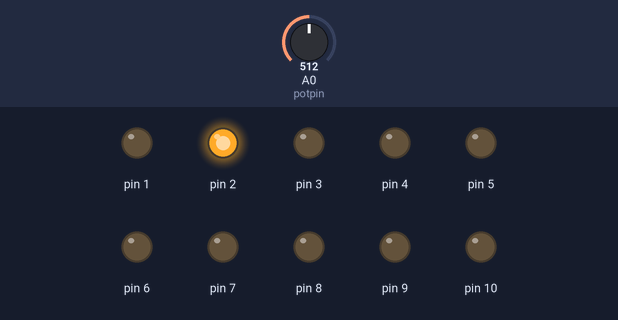
The sketch below on a simulated Arduino Uno, built with avr-gcc and run on an emulated ATmega328P. Shown: output pins drawn as LEDs (lit = HIGH). The inputs (shaded band) are chosen by the test bench; at power-on: A0 (potpin) = 512.

Above: at 11.8 s.
11.9 s: A0 (potpin) set to 0
At 22.8 s:
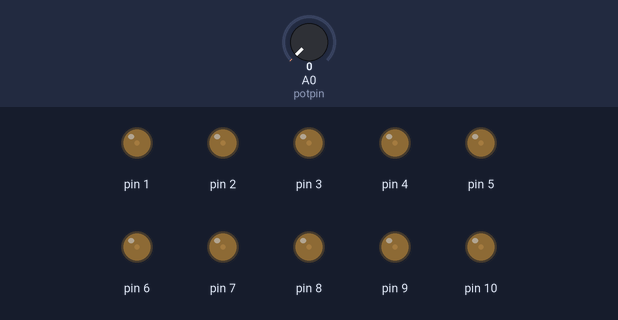
23.5 s: A0 (potpin) set to 122
At 23.79 s:
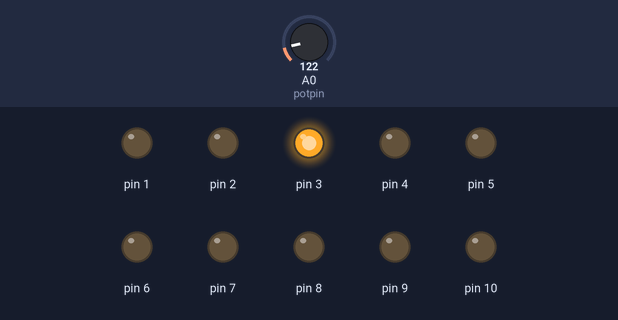
At 24.15 s:
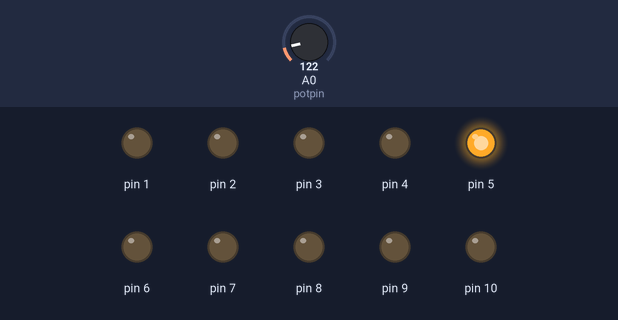
Timing chart, 0 to 37.7 s (numbered marks = the images above; inputs shaded):
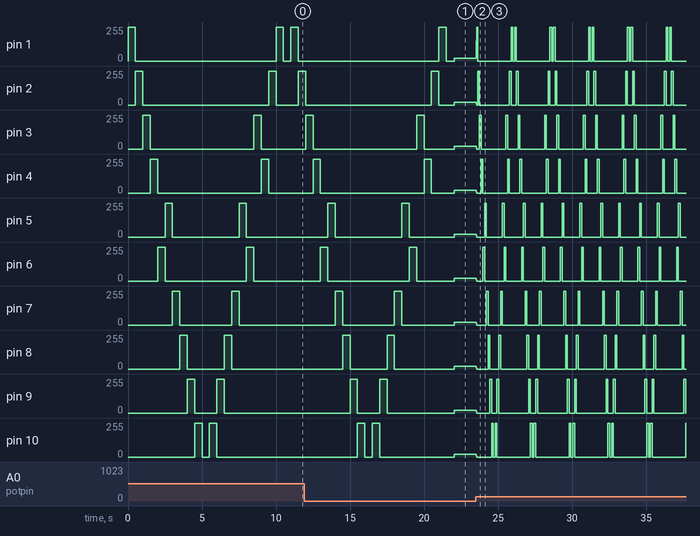

The sketch:

_10_game_show_loghts_controlled_by_a_potentiometer.ino
```cpp
int potpin = 0;
int val;

void setup()
{
  pinMode(1, OUTPUT);
  pinMode(2, OUTPUT);
  pinMode(3, OUTPUT);
  pinMode(4, OUTPUT);
  pinMode(5, OUTPUT);
  pinMode(6, OUTPUT);
  pinMode(7, OUTPUT);
  pinMode(8, OUTPUT);
  pinMode(9, OUTPUT);
  pinMode(10, OUTPUT);
}
void loop()
{
   val = analogRead(potpin);
  val = map(val, 0, 1023, 0, 1000);
  digitalWrite(1, HIGH);
  digitalWrite(2, LOW);
  digitalWrite(3, LOW);
  digitalWrite(4, LOW);
  digitalWrite(5, LOW);
  digitalWrite(6, LOW);
  digitalWrite(7, LOW);
  digitalWrite(8, LOW);
  digitalWrite(9, LOW);
  digitalWrite(10, LOW);
  delay(val);
  digitalWrite(1, LOW);
  digitalWrite(2, HIGH);
  digitalWrite(3, LOW);
  digitalWrite(4, LOW);
  digitalWrite(5, LOW);
  digitalWrite(6, LOW);
  digitalWrite(7, LOW);
  digitalWrite(8, LOW);
  digitalWrite(9, LOW);
  digitalWrite(10, LOW);
  delay(val);
  digitalWrite(1, LOW);
  digitalWrite(2, LOW);
  digitalWrite(3, HIGH);
  digitalWrite(4, LOW);
  digitalWrite(5, LOW);
  digitalWrite(6, LOW);
  digitalWrite(7, LOW);
  digitalWrite(8, LOW);
  digitalWrite(9, LOW);
  digitalWrite(10, LOW);
  delay(val);
  digitalWrite(1, LOW);
  digitalWrite(2, LOW);
  digitalWrite(3, LOW);
  digitalWrite(4, HIGH);
  digitalWrite(5, LOW);
  digitalWrite(6, LOW);
  digitalWrite(7, LOW);
  digitalWrite(8, LOW);
  digitalWrite(9, LOW);
  digitalWrite(10, LOW);
  delay(val);
  digitalWrite(1, LOW);
  digitalWrite(2, LOW);
  digitalWrite(3, LOW);
  digitalWrite(4, LOW);
  digitalWrite(5, LOW);
  digitalWrite(6, HIGH);
  digitalWrite(7, LOW);
  digitalWrite(8, LOW);
  digitalWrite(9, LOW);
  digitalWrite(10, LOW);
  delay(val);
  digitalWrite(1, LOW);
  digitalWrite(2, LOW);
  digitalWrite(3, LOW);
  digitalWrite(4, LOW);
  digitalWrite(5, HIGH);
  digitalWrite(6, LOW);
  digitalWrite(7, LOW);
  digitalWrite(8, LOW);
  digitalWrite(9, LOW);
  digitalWrite(10, LOW);
  delay(val);
    digitalWrite(1, LOW);
  digitalWrite(2, LOW);
  digitalWrite(3, LOW);
  digitalWrite(4, LOW);
  digitalWrite(5, LOW);
  digitalWrite(6, LOW);
  digitalWrite(7, HIGH);
  digitalWrite(8, LOW);
  digitalWrite(9, LOW);
  digitalWrite(10, LOW);
  delay(val);
    digitalWrite(1, LOW);
  digitalWrite(2, LOW);
  digitalWrite(3, LOW);
  digitalWrite(4, LOW);
  digitalWrite(5, LOW);
  digitalWrite(6, LOW);
  digitalWrite(7, LOW);
  digitalWrite(8, HIGH);
  digitalWrite(9, LOW);
  digitalWrite(10, LOW);
  delay(val);
    digitalWrite(1, LOW);
  digitalWrite(2, LOW);
  digitalWrite(3, LOW);
  digitalWrite(4, LOW);
  digitalWrite(5, LOW);
  digitalWrite(6, LOW);
  digitalWrite(7, LOW);
  digitalWrite(8, LOW);
  digitalWrite(9, HIGH);
  digitalWrite(10, LOW);
  delay(val);
  digitalWrite(1, LOW);
  digitalWrite(2, LOW);
  digitalWrite(3, LOW);
  digitalWrite(4, LOW);
  digitalWrite(5, LOW);
  digitalWrite(6, LOW);
  digitalWrite(7, LOW);
  digitalWrite(8, LOW);
  digitalWrite(9, LOW);
  digitalWrite(10, HIGH);
  delay(val);
  digitalWrite(1, LOW);
  digitalWrite(2, LOW);
  digitalWrite(3, LOW);
  digitalWrite(4, LOW);
  digitalWrite(5, LOW);
  digitalWrite(6, LOW);
  digitalWrite(7, LOW);
  digitalWrite(8, LOW);
  digitalWrite(9, LOW);
  digitalWrite(10, LOW);
  delay(val);
  digitalWrite(1, LOW);
  digitalWrite(2, LOW);
  digitalWrite(3, LOW);
  digitalWrite(4, LOW);
  digitalWrite(5, LOW);
  digitalWrite(6, LOW);
  digitalWrite(7, LOW);
  digitalWrite(8, LOW);
  digitalWrite(9, LOW);
  digitalWrite(10, HIGH);
  delay(val);
  digitalWrite(1, LOW);
  digitalWrite(2, LOW);
  digitalWrite(3, LOW);
  digitalWrite(4, LOW);
  digitalWrite(5, LOW);
  digitalWrite(6, LOW);
  digitalWrite(7, LOW);
  digitalWrite(8, LOW);
  digitalWrite(9, HIGH);
  digitalWrite(10, LOW);
  delay(val);
  digitalWrite(1, LOW);
  digitalWrite(2, LOW);
  digitalWrite(3, LOW);
  digitalWrite(4, LOW);
  digitalWrite(5, LOW);
  digitalWrite(6, LOW);
  digitalWrite(7, LOW);
  digitalWrite(8, HIGH);
  digitalWrite(9, LOW);
  digitalWrite(10, LOW);
  delay(val);
  digitalWrite(1, LOW);
  digitalWrite(2, LOW);
  digitalWrite(3, LOW);
  digitalWrite(4, LOW);
  digitalWrite(5, LOW);
  digitalWrite(6, LOW);
  digitalWrite(7, HIGH);
  digitalWrite(8, LOW);
  digitalWrite(9, LOW);
  digitalWrite(10, LOW);
  delay(val);
  digitalWrite(1, LOW);
  digitalWrite(2, LOW);
  digitalWrite(3, LOW);
  digitalWrite(4, LOW);
  digitalWrite(5, HIGH);
  digitalWrite(6, LOW);
  digitalWrite(7, LOW);
  digitalWrite(8, LOW);
  digitalWrite(9, LOW);
  digitalWrite(10, LOW);
  delay(val);
    digitalWrite(1, LOW);
  digitalWrite(2, LOW);
  digitalWrite(3, LOW);
  digitalWrite(4, LOW);
  digitalWrite(5, LOW);
  digitalWrite(6, HIGH);
  digitalWrite(7, LOW);
  digitalWrite(8, LOW);
  digitalWrite(9, LOW);
  digitalWrite(10, LOW);
  delay(val);
  digitalWrite(1, LOW);
  digitalWrite(2, LOW);
  digitalWrite(3, HIGH);
  digitalWrite(4, LOW);
  digitalWrite(5, LOW);
  digitalWrite(6, LOW);
  digitalWrite(7, LOW);
  digitalWrite(8, LOW);
  digitalWrite(9, LOW);
  digitalWrite(10, LOW);
  delay(val);
  digitalWrite(1, LOW);
  digitalWrite(2, LOW);
  digitalWrite(3, LOW);
  digitalWrite(4, HIGH);
  digitalWrite(5, LOW);
  digitalWrite(6, LOW);
  digitalWrite(7, LOW);
  digitalWrite(8, LOW);
  digitalWrite(9, LOW);
  digitalWrite(10, LOW);
  delay(val);
  digitalWrite(1, LOW);
  digitalWrite(2, HIGH);
  digitalWrite(3, LOW);
  digitalWrite(4, LOW);
  digitalWrite(5, LOW);
  digitalWrite(6, LOW);
  digitalWrite(7, LOW);
  digitalWrite(8, LOW);
  digitalWrite(9, LOW);
  digitalWrite(10, LOW);
  delay(val);
  digitalWrite(1, HIGH);
  digitalWrite(2, LOW);
  digitalWrite(3, LOW);
  digitalWrite(4, LOW);
  digitalWrite(5, LOW);
  digitalWrite(6, LOW);
  digitalWrite(7, LOW);
  digitalWrite(8, LOW);
  digitalWrite(9, LOW);
  digitalWrite(10, LOW);
  delay(val);
  digitalWrite(1, LOW);
  digitalWrite(2, LOW);
  digitalWrite(3, LOW);
  digitalWrite(4, LOW);
  digitalWrite(5, LOW);
  digitalWrite(6, LOW);
  digitalWrite(7, LOW);
  digitalWrite(8, LOW);
  digitalWrite(9, LOW);
  digitalWrite(10, LOW);
  delay(val);
}
```

Measured:
- after the input at 23.5 s, pin 1: 20/255 → 152/255 at once, then moves between 0/255 and 255/255, repeating every 2.6 s
